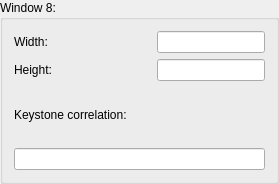
              <widget class="QGroupBox" name="groupBox_8">
               <property name="sizePolicy">
                <sizepolicy hsizetype="MinimumExpanding" vsizetype="MinimumExpanding">
                 <horstretch>0</horstretch>
                 <verstretch>0</verstretch>
                </sizepolicy>
               </property>
               <property name="minimumSize">
                <size>
                 <width>279</width>
                 <height>184</height>
                </size>
               </property>
               <property name="title">
                <string>Window 8:</string>
               </property>
               <layout class="QHBoxLayout" name="horizontalLayout_33">
                <item>
                 <layout class="QVBoxLayout" name="verticalLayout_10">
                  <property name="sizeConstraint">
                   <enum>QLayout::SetMinAndMaxSize</enum>
                  </property>
                  <item>
                   <layout class="QHBoxLayout" name="horizontalLayout_18">
                    <item>
                     <widget class="QLabel" name="label_26">
                      <property name="text">
                       <string>Width:  </string>
                      </property>
                      <property name="buddy">
                       <cstring>width1</cstring>
                      </property>
                     </widget>
                    </item>
                    <item>
                     <spacer name="horizontalSpacer_18">
                      <property name="orientation">
                       <enum>Qt::Horizontal</enum>
                      </property>
                      <property name="sizeHint" stdset="0">
                       <size>
                        <width>18</width>
                        <height>20</height>
                       </size>
                      </property>
                     </spacer>
                    </item>
                    <item>
                     <widget class="QLineEdit" name="width8"/>
                    </item>
                   </layout>
                  </item>
                  <item>
                   <layout class="QHBoxLayout" name="horizontalLayout_19">
                    <item>
                     <widget class="QLabel" name="label_27">
                      <property name="text">
                       <string>Height:</string>
                      </property>
                      <property name="buddy">
                       <cstring>height1</cstring>
                      </property>
                     </widget>
                    </item>
                    <item>
                     <spacer name="horizontalSpacer_19">
                      <property name="orientation">
                       <enum>Qt::Horizontal</enum>
                      </property>
                      <property name="sizeHint" stdset="0">
                       <size>
                        <width>18</width>
                        <height>20</height>
                       </size>
                      </property>
                     </spacer>
                    </item>
                    <item>
                     <widget class="QLineEdit" name="height8">
                      <property name="text">
                       <string/>
                      </property>
                     </widget>
                    </item>
                   </layout>
                  </item>
                  <item>
                   <widget class="QLabel" name="label_28">
                    <property name="text">
                     <string>Keystone correlation:</string>
                    </property>
                    <property name="buddy">
                     <cstring>keystone1</cstring>
                    </property>
                   </widget>
                  </item>
                  <item>
                   <widget class="QLineEdit" name="keystone8"/>
                  </item>
                 </layout>
                </item>
               </layout>
              </widget>
